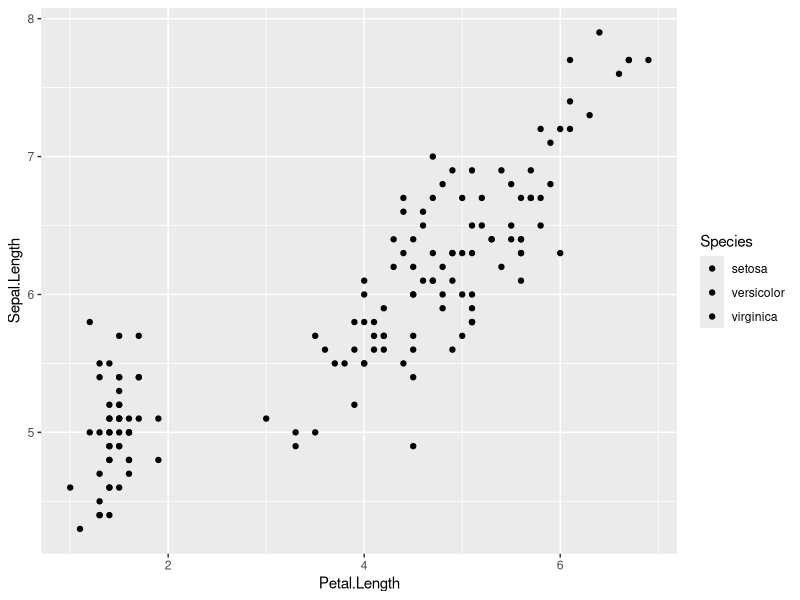
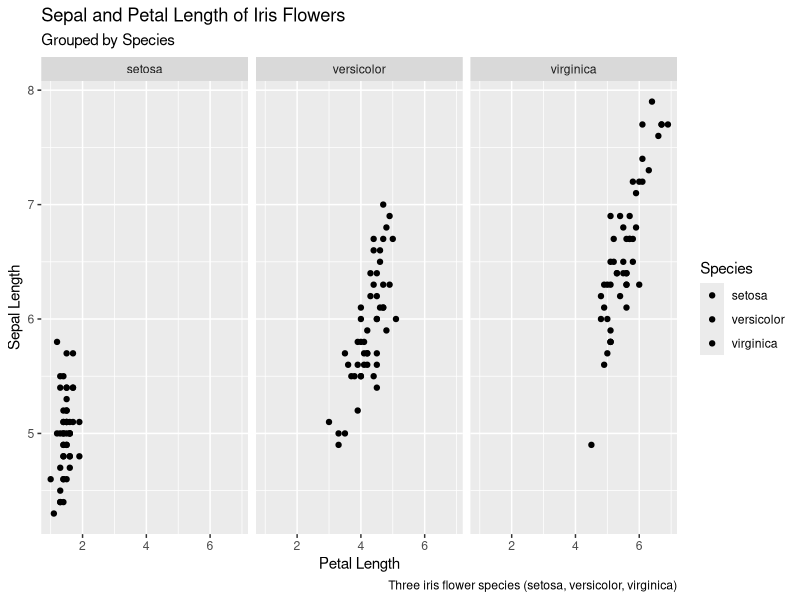
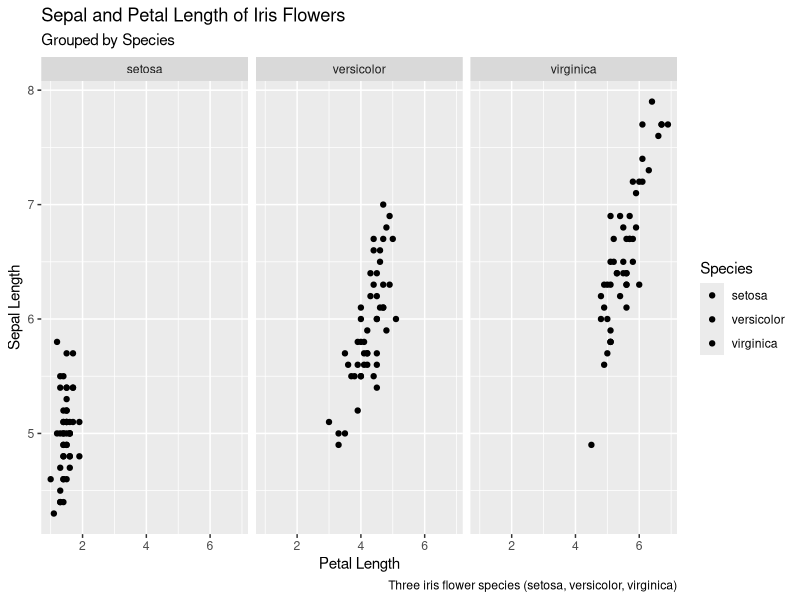
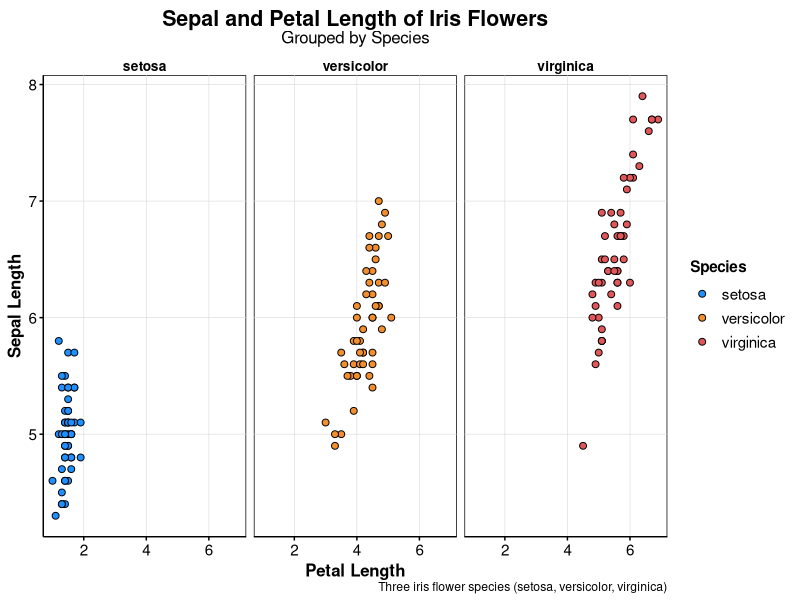
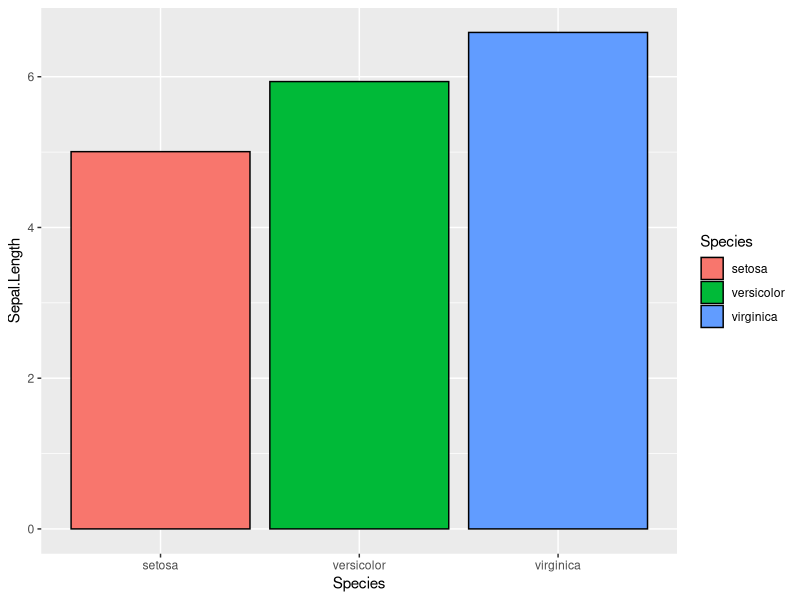
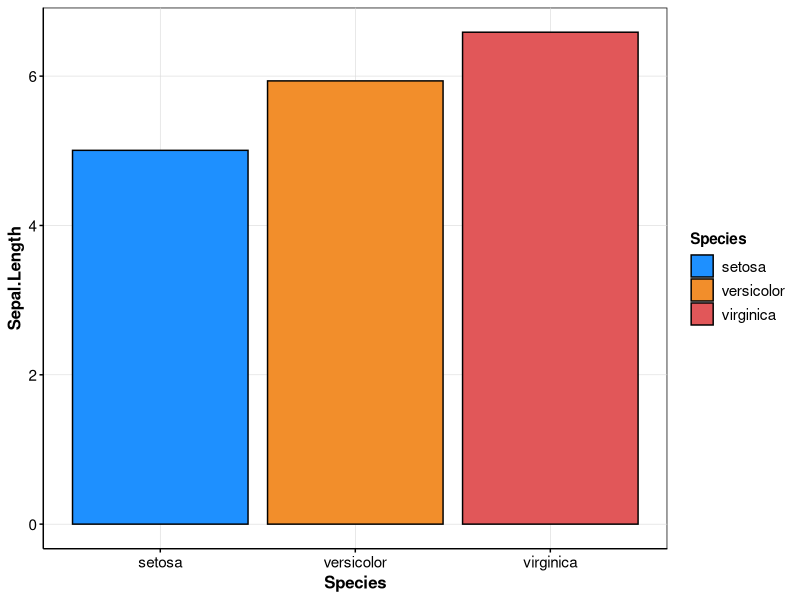

These charts were generated, in order, by the following R code:
## ---- chunk 1
knitr::opts_chunk$set(echo = TRUE)
## ---- chunk 2
library(tidyverse)
library(kableExtra)

data("iris")

head(iris) %>%
  kbl() %>%
  kable_minimal()
  
## ---- chunk 3
iris %>%
  ggplot(aes(x = Petal.Length, y = Sepal.Length, fill = Species)) +
  geom_point()
## ---- chunk 4
p <- iris %>%
  ggplot(aes(x = Petal.Length, y = Sepal.Length, fill = Species)) +
  geom_point() +
  #geom_bar(stat = "summary", fun = "mean") +
  xlab("Petal Length") +
  ylab("Sepal Length") +
  labs(
    title = "Sepal and Petal Length of Iris Flowers",
    subtitle = "Grouped by Species",
    caption = "Three iris flower species (setosa, versicolor, virginica)"
      ) +
  facet_wrap(~ Species)

p
## ---- chunk 5
theme_zach <- function(base_size = 11, base_family = "sans") {
  
  ## Create custom color palette for ggplot
  custom_palette = c(
    "#1E90FF", "#F28E2B", "#E15759", "#76B7B2", "#59A14F",
    "#EDC949", "#AF7AA1", "#FF9DA7", "#9C755F", "#BAB0AC"
    )
  
  ## Update default shape, size, outline color, and outline thickness for geom_point
  update_geom_defaults("point", list(shape = 21, size = 2, colour = "black", stroke = 0.5))
  
  ## Update default outline color for geom_bar and geom_col
  update_geom_defaults("bar", list(colour = "black"))
  update_geom_defaults("col", list(colour = "black"))
  
  ## Create custom theme
  list(
    
    ## The %+replace% operator allows you to modify elements in themes
    theme_minimal(base_size = base_size, base_family = base_family) %+replace%
      theme(
        
        ## Figure:
        # Title
        plot.title = element_text(
          size = rel(1.4), face = "bold", hjust = 0.5
        ),
        
        # Subtitle
        plot.subtitle = element_text(
          size = rel(1.1), margin = margin(b = 10)
        ),
        
        # Caption
        plot.caption = element_text(
          size = rel(0.8), hjust = 1
        ),
        
        ## Axes
        # Title
        axis.title = element_text(
          size = rel(1.1), face = "bold"
        ),
        
        # Tick-text
        axis.text = element_text(
          size = rel(1.0)
        ),
        
        # Axis lines
        axis.line = element_line(color = "black"),
        
        # Tick lines
        axis.ticks = element_line(color = "black"),
        
        ## Panel:
        # Major gridlines
        panel.grid.major = element_line(color = "grey85", linewidth = 0.2),
        
        # Minor gridlines
        panel.grid.minor = element_blank(),
        
        # Figure background
        panel.background = element_rect(fill = "white", color = "black"),
        
        ## Legend:
        # Position
        legend.position = "right",
        
        # Direction
        legend.direction = "vertical",
        
        # Text
        legend.text = element_text(size = rel(1.0)),
        
        # Title
        legend.title = element_text(face = "bold"),
        
        # Remove background
        legend.background = element_blank(),
        
        ## Facet labels:
        # Remove background
        strip.background = element_rect(fill = "white", color = "NA"),
        
        # Text
        strip.text = element_text(
          size = rel(0.9), face = "bold", margin = margin(b = 2))
        ),
    
    ## Update colors with custom palette
    scale_fill_manual(values = custom_palette),
    
    scale_color_manual(values = custom_palette)
    
    )
  
}
## ---- chunk 6
## Original figure
p

## Figure with theme_zach
p + theme_zach()
## ---- chunk 7
## Simple bar plot
iris %>%
  ggplot(aes(x = Species, y = Sepal.Length, fill = Species)) +
  geom_bar(stat = "summary", fun = "mean")

## Simple barplot with theme_zach
iris %>%
  ggplot(aes(x = Species, y = Sepal.Length, fill = Species)) +
  geom_bar(stat = "summary", fun = "mean") +
  theme_zach()
